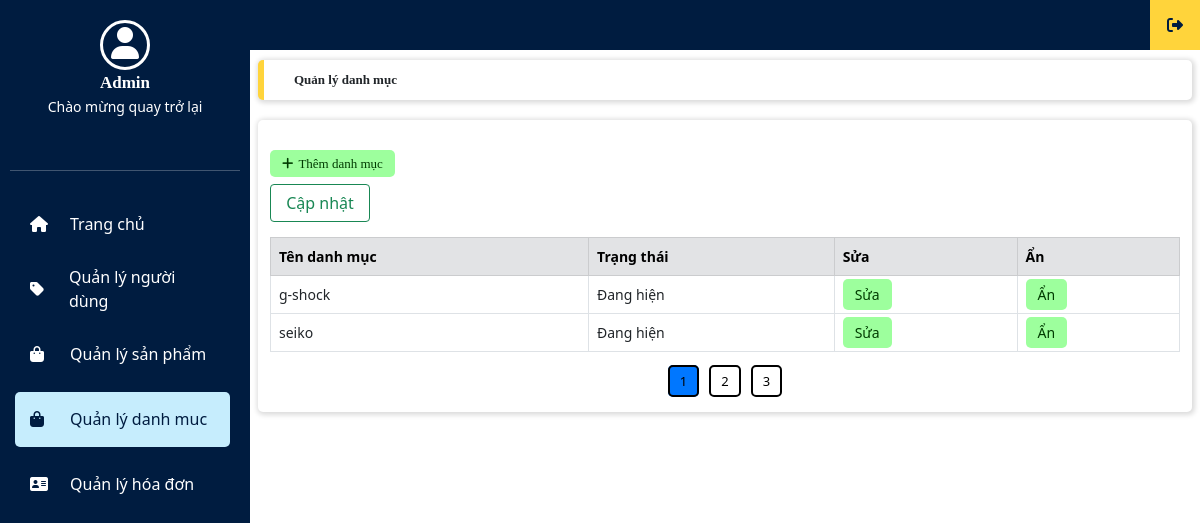
The page /admin.php?adminlayout=admindanhmuc&page=1 (signed in) on the database its author committed.
### tables this page shows
CREATE TABLE `categories` (
  `id` int(11) NOT NULL,
  `name` varchar(255) DEFAULT NULL,
  `status` tinyint(1) DEFAULT 1
);

### admindanhmuc.php (the view, shortened to what this page needs)
<?php
include('./config.php');
if (isset($_GET['page'])) {
    $page = $_GET['page'];
} else {
    $page = 1;
}
$rowperpage = 2;
$perRow = $page * $rowperpage - $rowperpage;
$sqlphantrang = "SELECT * FROM categories ORDER BY id ASC LIMIT $perRow,$rowperpage";
$queryphantrang = mysqli_query($conn, $sqlphantrang);
$totalRow = mysqli_num_rows(mysqli_query($conn, "SELECT * FROM categories"));
$totalPage = ceil($totalRow / $rowperpage);
$listPage = "";
for ($i = 1; $i <= $totalPage; $i++) {
    if ($page == $i) {
        $listPage .= '<a href="#" class="phan_trang active" style="background-color: #0077FF">' . $i . '</a>';
    } else {
        $listPage .= '<a href="./admin.php?adminlayout=admindanhmuc&page=' . $i . '" class="phan_trang">' . $i . '</a>';
    }
}
?>
<!DOCTYPE html>
<html lang="en">
<head>
    <link rel="stylesheet" type="text/css" href="./admin.css">
    <link rel="stylesheet" href="https://cdnjs.cloudflare.com/ajax/libs/bootstrap/5.0.2/css/bootstrap.min.css">
    <link rel="stylesheet" href="https://cdnjs.cloudflare.com/ajax/libs/font-awesome/6.4.0/css/all.min.css">
</head>
<body>
    <div class="content">
        <div class="row">
            <div class="title col-12 box_shadow">
                <b>Quản lý danh mục</b>
            </div>
        </div>
        <div class="row main_frame box_card box_shadow">
            <div class="element_btn">
                <div>
                    <a href="./admin.php?adminlayout=themdanhmuc" class="addnew_btn"><i class="fas fa-plus"></i>Thêm danh mục</a>
                </div>
            </div>
            <div class="table-responsive-lg">
                <table class="table table-bordered">
                    <form action="" method="post">
                        <thead>
                            <tr class="table-secondary">
                                <th scope="col">Tên danh mục</th>
                                <th scope="col">Trạng thái</th>
                                <th scope="col">Sửa</th>
                                <th scope="col">Ẩn</th>
                            </tr>
                        </thead>
                        <tbody>
                            <?php
                            while ($row = mysqli_fetch_assoc($queryphantrang)) {
                                if ($row['status'] == 1) {
                                    $an = 'Đang hiện';
                                } else {
                                    $an = 'Đã ẩn';
                                }
                                echo '<tr>
                       <td>' . $row['name'] . '</td>
                       <td>' . $an . '</td>
                       <td><a href="./admin.php?adminlayout=suadanhmuc&page=' . $page . '&id_dm=' . $row['id'] . '" class="addnew_btn">Sửa</a></td>
                       <td><a href="./adminandanhmuc.php?page=' . $page . '&id_dm=' . $row['id'] . '" class="addnew_btn">Ẩn</a></td>
                       </tr>';
                            }
                            ?>
                        </tbody>
                        <div>
                            <button type="submit" name="trang_thai" class="btn btn-outline-success" style="width:100px;">Cập nhật</button>
                        </div>
                    </form>
                </table>
            </div>
            <div class="category_paging">
                <?php
                echo $listPage;
                ?>
            </div>
        </div>
    </div>
</body>
</html>

### admin.css (style rules this page uses)
* { margin: 0; padding: 0; box-sizing: border-box; }
a { text-decoration: none; }
body { font-family: Roboto; background-color: #f5f5f5; }
.container, .row { padding: 0; margin: 0; }
.main_frame { padding: 20px 0 0 0; }
.content { margin-left: 250px; padding: 60px 20px 40px 20px; justify-content: center; }
.content .title { font-family: Roboto-Bold; font-size: 13px; background-color: #ffffff; border-radius: 5px; border-left: 6px solid #ffd43b; padding: 10px 30px; margin-bottom: 20px; }
.box_shadow { box-shadow: 1px 1px 5px 2px rgba(0, 0, 0, 0.14); }
.box_card { border-radius: 5px; margin-bottom: 20px; background-color: #ffffff; }
.element_btn { padding: 10px; text-align: left; }
.element_btn i { padding-right: 5px; }
.element_btn a { font-size: 13px; font-family: Roboto-Bold; }
.addnew_btn { color: #003c00; background-color: #9dff9d; padding: 6px 12px; border-radius: 5px; }
.table { margin-top: 15px; }
.table th, .table td { font-size: 14px; padding: 12px; }
.table, td, th { border-collapse: collapse; border: 1px solid #c8c7c7; }
.table thead { background-color: #dddddd; }
.title, tr { text-align: left; }
table { width: 98%; }
.category_paging { padding-bottom: 20px; text-align: center; }
.phan_trang { color: black; font-size: 13px; border: 2px solid black; border-radius: 5px; margin: 10px 5px; padding: 5px 10px; }
.menu a,.element_btn a, tbody td a ,.category_paging a { text-decoration: none; }
.main_frame { align-items: center; }

### rows shown on the page
categories: name "g-shock", status "Đang hiện"
categories: name "seiko", status "Đang hiện"
